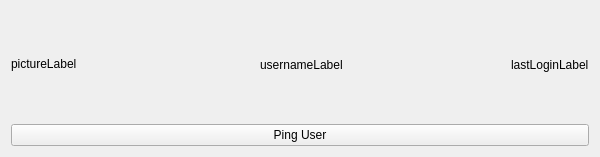
<?xml version="1.0" encoding="UTF-8"?>
<ui version="4.0">
 <class>pingUserWidget</class>
 <widget class="QWidget" name="pingUserWidget">
  <property name="geometry">
   <rect>
    <x>0</x>
    <y>0</y>
    <width>600</width>
    <height>157</height>
   </rect>
  </property>
  <property name="windowTitle">
   <string>Form</string>
  </property>
  <layout class="QVBoxLayout" name="verticalLayout">
   <item>
    <layout class="QHBoxLayout" name="horizontalLayout">
     <item>
      <widget class="QLabel" name="pictureLabel">
       <property name="sizePolicy">
        <sizepolicy hsizetype="Fixed" vsizetype="Fixed">
         <horstretch>0</horstretch>
         <verstretch>0</verstretch>
        </sizepolicy>
       </property>
       <property name="minimumSize">
        <size>
         <width>80</width>
         <height>80</height>
        </size>
       </property>
       <property name="text">
        <string>pictureLabel</string>
       </property>
      </widget>
     </item>
     <item>
      <spacer name="horizontalSpacer">
       <property name="orientation">
        <enum>Qt::Horizontal</enum>
       </property>
       <property name="sizeHint" stdset="0">
        <size>
         <width>40</width>
         <height>20</height>
        </size>
       </property>
      </spacer>
     </item>
     <item>
      <widget class="QLabel" name="userNameLabel">
       <property name="text">
        <string>usernameLabel</string>
       </property>
      </widget>
     </item>
     <item>
      <spacer name="horizontalSpacer_2">
       <property name="orientation">
        <enum>Qt::Horizontal</enum>
       </property>
       <property name="sizeHint" stdset="0">
        <size>
         <width>40</width>
         <height>20</height>
        </size>
       </property>
      </spacer>
     </item>
     <item>
      <widget class="QLabel" name="lastLoginLabel">
       <property name="text">
        <string>lastLoginLabel</string>
       </property>
      </widget>
     </item>
    </layout>
   </item>
   <item>
    <widget class="QPushButton" name="pingUserButton">
     <property name="text">
      <string>Ping User</string>
     </property>
    </widget>
   </item>
  </layout>
 </widget>
 <resources/>
 <connections/>
</ui>
